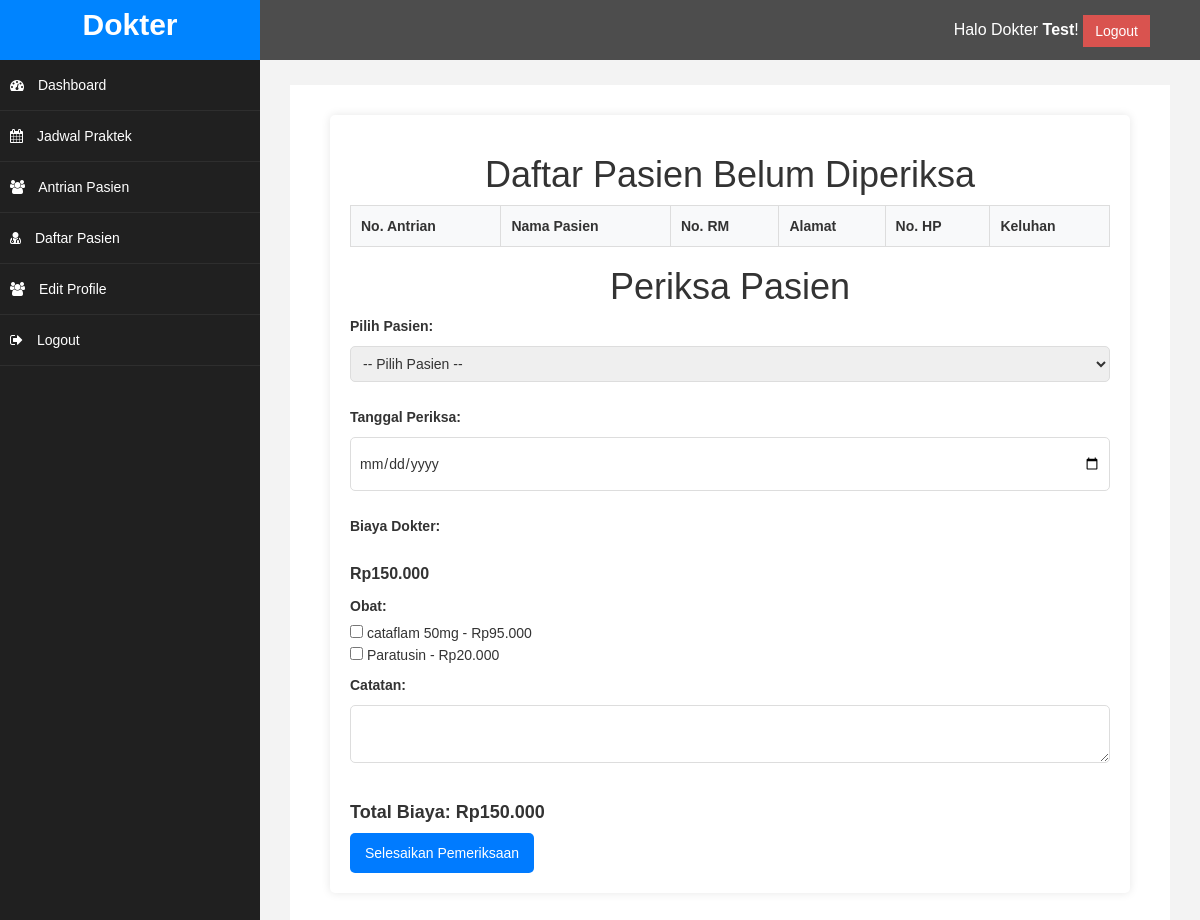
Page /Dokter/index.php?halaman=antrian_pasien (signed in) on the committed database.
### tables this page shows
CREATE TABLE `dokter` (
  `id` int(11) NOT NULL,
  `nama` varchar(150) NOT NULL,
  `alamat` varchar(255) DEFAULT NULL,
  `no_hp` int(10) UNSIGNED NOT NULL,
  `id_poli` int(11) NOT NULL,
  `username` varchar(100) NOT NULL,
  `password` varchar(255) NOT NULL
);

CREATE TABLE `obat` (
  `id` int(11) NOT NULL,
  `nama_obat` varchar(50) NOT NULL,
  `kemasan` varchar(35) DEFAULT NULL,
  `harga` int(10) UNSIGNED DEFAULT 0
);

### Dokter/antrian_pasien.php (the view, shortened to what this page needs)
<?php
require 'koneksi.php';
$query_obat = "SELECT id, nama_obat, harga FROM obat";
$result_obat = $koneksi->query($query_obat);
?>
<!DOCTYPE html>
<html lang="en">
<head>
</head>
<body>
    <div class="container">
        <h1>Daftar Pasien Belum Diperiksa</h1>
        <table>
            <thead>
                <tr>
                    <th>No. Antrian</th>
                    <th>Nama Pasien</th>
                    <th>No. RM</th>
                    <th>Alamat</th>
                    <th>No. HP</th>
                    <th>Keluhan</th>
                </tr>
            </thead>
        </table>
        <h1>Periksa Pasien</h1>
        <form action="" method="POST">
            <label for="id_daftar_poli">Pilih Pasien:</label>
            <select name="id_daftar_poli" id="id_daftar_poli" required>
                <option value="">-- Pilih Pasien --</option>
            </select>
            <label for="tanggal_periksa">Tanggal Periksa:</label>
            <input type="date" name="tanggal_periksa" id="tanggal_periksa" required>
            <label>Biaya Dokter:</label>
            <p><strong>Rp150.000</strong></p>
            <label>Obat:</label>
            <?php while ($row = $result_obat->fetch_assoc()): ?>
            <div>
                <input type="checkbox" name="obat[]" value="<?= $row['id'] ?>" data-harga="<?= $row['harga'] ?>" onchange="hitungTotal()">
                <?= $row['nama_obat'] ?> - Rp<?= number_format($row['harga'], 0, ',', '.') ?>
            </div>
            <?php endwhile; ?>
            <label for="catatan">Catatan:</label>
            <textarea name="catatan" id="catatan"></textarea>
            <h3 class="total">Total Biaya: Rp<span id="total_biaya">0</span></h3>
            <button type="submit">Selesaikan Pemeriksaan</button>
        </form>
    </div>
</body>
</html>

### Dokter/index.php (shortened to what this page needs)
<?php
include('koneksi.php');
$username = $_SESSION['username'];
$query = "SELECT nama FROM dokter WHERE username = ?";
$stmt = $koneksi->prepare($query);
$stmt->bind_param("s", $username);
$stmt->execute();
$result = $stmt->get_result();
if ($row = $result->fetch_assoc()) {
    $nama_lengkap = $row['nama'];
    $nama_depan = explode(' ', $nama_lengkap)[0];
} else {
    $nama_depan = "Dokter";
}
?>
<!DOCTYPE html>
<html xmlns="http://www.w3.org/1999/xhtml">
<head>
    <link href="assets/css/bootstrap.css" rel="stylesheet" />
    <link href="assets/css/font-awesome.css" rel="stylesheet" />
    <link href="assets/css/custom.css" rel="stylesheet" />
</head>
<body>
<div id="wrapper">
    <nav class="navbar navbar-default navbar-cls-top" role="navigation" style="margin-bottom: 0">
        <div class="navbar-header">
            <a class="navbar-brand" href="index.php">Dokter</a>
        </div>
        <div style="color: white; padding: 15px 50px 5px 50px; float: right; font-size: 16px;">
            Halo Dokter <strong><?php echo htmlspecialchars($nama_depan); ?></strong>!
            <a href="logout.php" class="btn btn-danger square-btn-adjust">Logout</a>
        </div>
    </nav>
    <nav class="navbar-default navbar-side" role="navigation">
        <div class="sidebar-collapse">
            <ul class="nav" id="main-menu">
                <li>
                    <a href="index.php"><i class="fa fa-dashboard"></i> Dashboard</a>
                </li>
                <li>
                    <a href="index.php?halaman=jadwal_praktek"><i class="fa fa-calendar"></i> Jadwal Praktek</a>
                </li>
                <li>
                    <a href="index.php?halaman=antrian_pasien"><i class="fa fa-users"></i> Antrian Pasien</a>
                </li>
                <li>
                    <a href="index.php?halaman=daftar_pasien"><i class="fa fa-user-md"></i> Daftar Pasien</a>
                </li>
                <li>
                    <a href="index.php?halaman=edit_profile"><i class="fa fa-users"></i> Edit Profile</a>
                </li>
                <li>
                    <a href="logout.php"><i class="fa fa-sign-out"></i> Logout</a>
                </li>
            </ul>
        </div>
    </nav>
    <div id="page-wrapper">
        <div id="page-inner">
        <?php
            if (isset($_GET["halaman"])) {
                if ($_GET["halaman"] == "jadwal_praktek") {
                    include 'jadwal_praktek.php';
                } elseif ($_GET["halaman"] == "antrian_pasien") {
                    include 'antrian_pasien.php';
                } elseif ($_GET["halaman"] == "daftar_pasien") {
                    include 'daftar_pasien.php';
                }elseif ($_GET["halaman"] == "edit_profile") {
                    include 'edit_profile.php';
                } elseif ($_GET["halaman"] == "logout") {
                    include 'logout.php';
                } else {
                    echo "<h1>Halaman tidak ditemukan</h1>";
                }
            } else {
                include 'home.php';
            }
            ?>
        </div>
    </div>
</div>
</body>
</html>

### Dokter/assets/css/custom.css (style rules this page uses)
body { font-family: 'Open Sans', sans-serif; }
#wrapper { width: 100%; background:#202020; }
#page-wrapper { padding: 15px 15px; min-height: 600px; background:#F3F3F3; }
#page-inner { width:100%; margin:10px 20px 10px 0px; background-color:#fff!important; padding:10px; min-height:1200px; }
.square-btn-adjust { border: 0px solid transparent; -webkit-border-radius: 0px; -moz-border-radius: 0px; border-radius: 0px; }
p { font-size:16px; line-height:25px; padding-top:20px; }
.navbar-cls-top .navbar-brand { color: #fff; background: rgb(0, 132, 255);; width: 260px; text-align: center; height: 60px; font-size: 30px; font-weight: 700; }
.sidebar-collapse , .sidebar-collapse .nav { background:none; }
.sidebar-collapse .nav { padding:0; }
.sidebar-collapse .nav > li > a { color:#fff; background:#202020; text-shadow:none; }
.sidebar-collapse > .nav > li > a { padding:15px 10px; }
.sidebar-collapse > .nav > li { border-bottom: 1px solid rgba(107, 108, 109, 0.19); }
.navbar-side { border:none; background-color: #202020; }
.navbar-cls-top { background:#4D4D4D; border-bottom:none; }
.navbar-default { border:0px solid black; }
.navbar-header { background: rgb(0, 132, 255); }
.nav > li > a > i { margin-right:10px; }
@media (min-width:768px) { #page-wrapper { margin: 0 0 0 260px; padding: 15px 30px; min-height: 1200px; } }
@media (min-width:768px) { .navbar-side { z-index: 1; position: absolute; width: 260px; } }
@media (min-width:768px) { .navbar { border-radius: 0px; } }

### Dokter/antrian_pasien.php (style rules this page uses)
body { font-family: Arial, sans-serif; margin: 0; padding: 0; background-color: #f4f4f4; }
.container { margin: 20px auto; max-width: 800px; background: white; padding: 20px; border-radius: 5px; box-shadow: 0 0 10px rgba(0, 0, 0, 0.1); }
h1 { text-align: center; color: #333; }
table { width: 100%; border-collapse: collapse; margin-bottom: 20px; }
table, th, td { border: 1px solid #ddd; }
th, td { padding: 10px; text-align: left; }
th { background-color: #f8f9fa; }
label { display: block; margin-top: 10px; font-weight: bold; }
input[type="text"], input[type="number"], input[type="date"], textarea, select { width: 100%; padding: 8px; margin-top: 5px; margin-bottom: 15px; border: 1px solid #ddd; border-radius: 5px; }
button { background-color: #007bff; color: white; border: none; padding: 10px 15px; border-radius: 5px; cursor: pointer; }
.total { font-size: 18px; font-weight: bold; }

### rows in the picture
dokter: nama "Test"
obat: nama_obat "cataflam 50mg", harga "95.000"
obat: nama_obat "Paratusin", harga "20.000"
